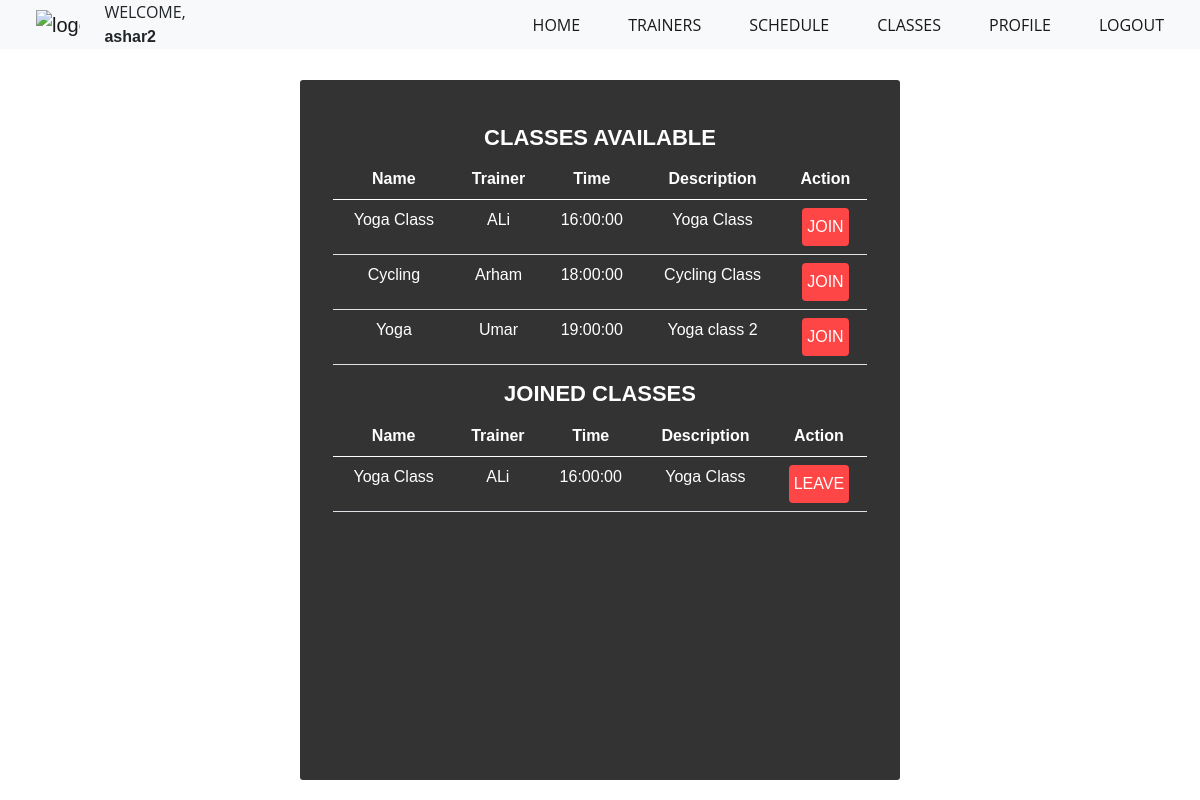
Page /gym-classes.php (signed in) on the committed database.
### tables this page shows
CREATE TABLE `gymclass` (
  `id` int(11) NOT NULL,
  `name` varchar(255) NOT NULL,
  `trainer` varchar(255) NOT NULL,
  `time` time NOT NULL,
  `description` varchar(255) NOT NULL
);

CREATE TABLE `gymmemberships` (
  `id` int(11) NOT NULL,
  `gymclassid` int(11) NOT NULL,
  `userid` int(11) NOT NULL
);

### view-all-classes.php (called while the page is built)
<?php
$query = "SELECT * FROM gymclass";
$gymClasses = mysqli_query($db, $query);

### view-all-memberships.php (called while the page is built, shortened)
<?php
$currentUserid = $_SESSION['userid'];
$query = "SELECT * FROM gymmemberships WHERE userid='$currentUserid'";
$gymMembershipsuser = mysqli_query($db, $query);

### fetch-gymclass-from-id.php (called while the page is built)
<?php
$gymClassId = $row['gymclassid'];
$query = "SELECT * FROM gymclass WHERE id='$gymClassId'";
$gymClassData = mysqli_query($db, $query);
$gymClassData = mysqli_fetch_assoc($gymClassData);

### gym-classes.php (the view, shortened to what this page needs)
<?php
include('server.php');
?>
<!DOCTYPE html>
<html lang="en">
<head>
    <link rel="stylesheet" href="https://stackpath.bootstrapcdn.com/font-awesome/4.7.0/css/font-awesome.min.css">
    <link rel="stylesheet" href="assets/css/bootstrap.min.css">
    <link rel="stylesheet" href="assets/plugins/OwlCarousel2-2.3.4/dist/assets/owl.carousel.min.css">
    <link rel="stylesheet" href="assets/plugins/OwlCarousel2-2.3.4/dist/assets/owl.theme.default.min.css">
    <link rel="stylesheet" href="assets/plugins/lightbox2-2.11.1/dist/css/lightbox.min.css">
    <link rel="stylesheet" href="assets/css/styles.css">
</head>
<body>
    <nav class="navbar navbar-expand-lg navbar-light bg-light sticky py-0 m-0">
        <div class="container-fluid">
            <a class="navbar-brand mx-4" href="#"><img class="img-fluid" src="./assets/images/gym_logo.png" alt="logo" width="50" height="50"></a>
            <?php if (isset($_SESSION["username"])) : ?>
                <p class="nav-item m-0 p-0">WELCOME, <strong> <?php echo $_SESSION['username']; ?></strong></p>
            <?php endif ?>
            <div class="collapse navbar-collapse justify-content-end" id="navbarNav">
                <ul class="navbar-nav ">
                    <li class="nav-item mx-3"><a class="nav-link active" href="home.php">HOME</a></li>
                    <li class="nav-item mx-3"><a class="nav-link active" href="#">TRAINERS</a></li>
                    <li class="nav-item mx-3"><a class="nav-link active" href="#">SCHEDULE</a></li>
                    <li class="nav-item mx-3"><a class="nav-link active" href="#">CLASSES</a></li>
                    <li class="nav-item mx-3"><a class="nav-link active" href="view-user.php?profile='1'">PROFILE</a></li>
                    <li class="nav-item mx-3"><a class="nav-link active" href="home.php?logout='1'">LOGOUT</a></li>
                </ul>
            </div>
        </div>
    </nav>
    <section class="main p-0 m-0">
        <div class="container-fluid">
            <div class="row">
                <div class="col-md-12  p-0 m-0">
                    <div class="carousel-caption main-content form2">
                        <h1>CLASSES AVAILABLE</h1>
                        <?php include('view-all-classes.php'); ?>
                        <div class="row justify-content-center">
                            <?php if ($_SESSION['isadmin'] == 0) :  ?>
                                <table class="table">
                                    <thead>
                                        <tr>
                                            <th>Name</th>
                                            <th>Trainer</th>
                                            <th>Time</th>
                                            <th>Description</th>
                                            <th>Action</th>
                                        </tr>
                                    </thead>
                                    <?php
                                    while ($row = $gymClasses->fetch_assoc()) : ?>
                                        <tr>
                                            <td><?php echo $row['name'];  ?></td>
                                            <td><?php echo $row['trainer'];  ?></td>
                                            <td><?php echo $row['time'];  ?></td>
                                            <td><?php echo $row['description'];  ?></td>
                                            <td><a href="gym-classes.php?userJoinClass=<?php echo $row['id'];  ?> " class="btn px-1">Join</a></td>
                                        </tr>
                                    <?php
                                    endwhile ?>
                                </table>
                                <h1>Joined Classes</h1>
                                <?php  include('view-all-memberships.php')  ?>
                                <table class="table">
                                    <thead>
                                        <tr>
                                            <th>Name</th>
                                            <th>Trainer</th>
                                            <th>Time</th>
                                            <th>Description</th>
                                            <th>Action</th>
                                        </tr>
                                    </thead>
                                    <?php
                                    while ($row = $gymMembershipsuser->fetch_assoc()) : ?>
                                        <?php include('fetch-gymclass-from-id.php'); ?>
                                        <tr>
                                            <td><?php echo $gymClassData['name'];  ?></td>
                                            <td><?php echo $gymClassData['trainer'];  ?></td>
                                            <td><?php echo $gymClassData['time'];  ?></td>
                                            <td><?php echo $gymClassData['description'];  ?></td>
                                            <td><a href="gym-classes.php?userLeaveClass=<?php echo $gymClassData['id'];  ?> " class="btn px-1">Leave</a></td>
                                        </tr>
                                    <?php
                                    endwhile ?>
                                </table>
                            <?php endif ?>
                        </div>
                    </div>
                </div>
            </div>
        </div>
    </section>
</body>
</html>

### assets/css/styles.css (style rules this page uses)
* { box-sizing: border-box; font-family: Raleway, Helvetica, sans-serif; }
a { text-decoration: none!important; display: inline-block }
a, button, li, p { font-family: "Open Sans", Helvetica, sans-serif }
tr, td { color: white; }
.heading, h1, h2, h3, h4, h5, h6 { font-weight: 700; text-transform: uppercase; font-size: 22px }
li, ul { margin: 0; padding: 0; list-style: none }
.sticky { position: fixed; width: 100%; z-index: 1000; transition: .5s; background-color: #fff; animation: fade 1s }
body, html { padding: 0; margin: 0 }
.form2 { position: absolute; top: 10%; font-family: Raleway, Helvetica, sans-serif; width: 50%; background: rgba(0, 0, 0, 0.8); padding: 45px; text-align: center; border-radius: 3px; justify-content: center; left: 25%; }
.form2 .btn { font-family: Raleway, Helvetica, sans-serif; text-transform: uppercase; background: #ff4646; color: #FFFFFF; }

### rows in the picture
gymclass: name "Yoga Class", trainer "ALi", time "16:00:00", description "Yoga Class"
gymclass: name "Cycling", trainer "Arham", time "18:00:00", description "Cycling Class"
gymclass: name "Yoga", trainer "Umar", time "19:00:00", description "Yoga class 2"
gymmemberships: gymclassid.name "Yoga Class", gymclassid.trainer "ALi", gymclassid.time "16:00:00", gymclassid.description "Yoga Class"

### other values in the picture
$_SESSION['username'] "ashar2"
